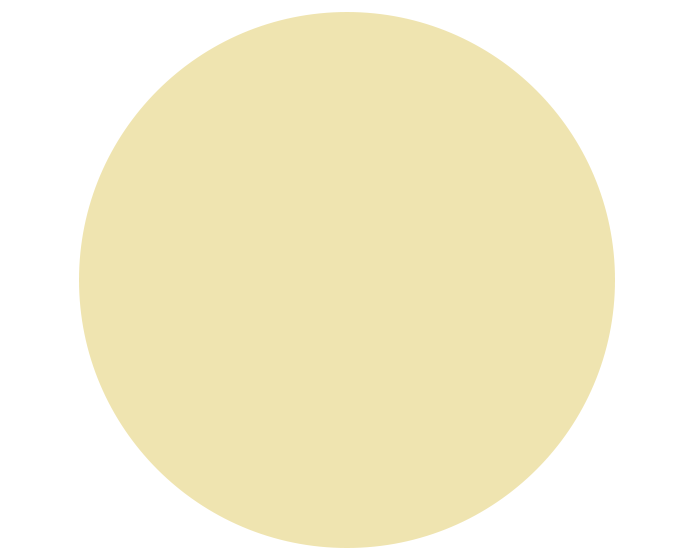
#> input picture 03 Image Processing/img/0309.png, 693 x 559 px
$ python '03.09 Centroid(CenterOfBlob)detection.py'
#> lines starting #> are read from the running program, lines starting #| are printed output that depends on the picture
import cv2

img = cv2.imread("img/0309.png")
#> img is the input picture: shape (559, 693, 3); mean B, G, R 209, 239.3, 245.7
gray = cv2.cvtColor(img, cv2.COLOR_BGR2GRAY)
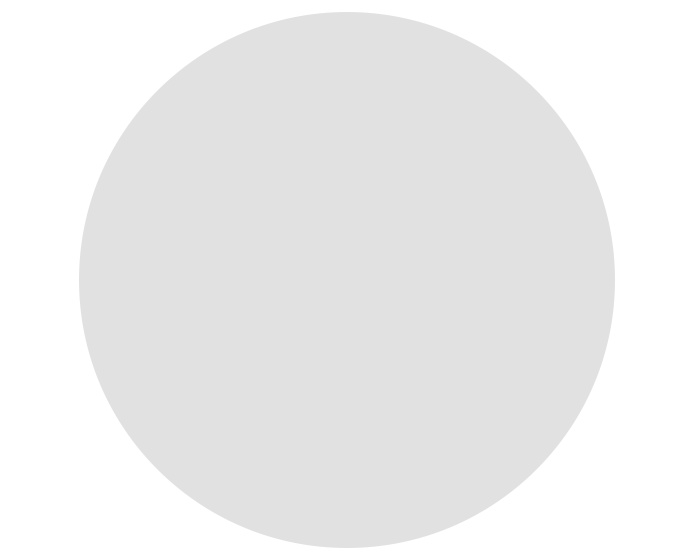
#> gray: shape (559, 693); min 225, max 255, mean 237.5
moment = cv2.moments(gray)
#> moment = moments, m00 92013662, centre m10/m00, m01/m00 = (346, 279)
X = int(moment["m10"] / moment["m00"])
#> X = 345
Y = int(moment["m01"] / moment["m00"])
#> Y = 278

cv2.circle(img, (X, Y), 50, (0, 255, 0), 3)
cv2.circle(img, (X, Y), 150, (255, 0, 0), 3)
cv2.circle(img, (X, Y), 250, (0, 0, 255), 3)
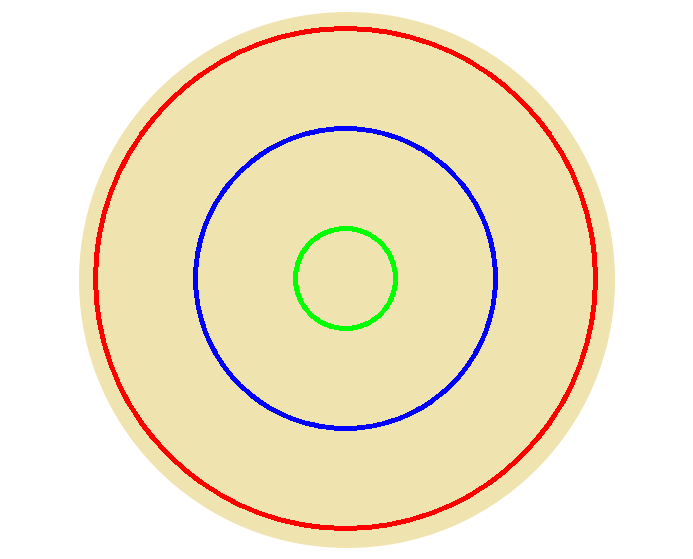
#> img: shape (559, 693, 3); mean B, G, R 205.7, 232.1, 242.2
cv2.imshow('Image_center', img)

cv2.waitKey(0)

$ run again, with 03 Image Processing/img/0306.png copied over 03 Image Processing/img/0309.png
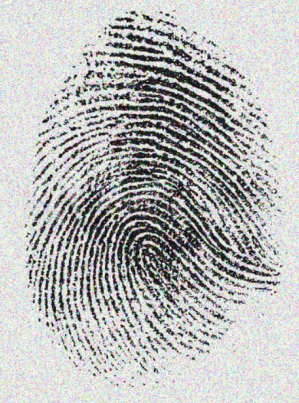
#> input picture 03 Image Processing/img/0306.png, 299 x 403 px
#> img is the input picture: shape (403, 299, 3); mean B, G, R 183.8, 184.6, 183.9
#> `gray = cv2.cvtColor(img, cv2.COLOR_BGR2GRAY)`:
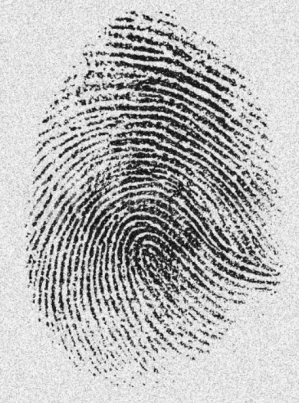
#> gray: shape (403, 299); min 12, max 254, mean 184.3
#> moment = moments, m00 22208372, centre m10/m00, m01/m00 = (148.2, 203.3)
#> X = 148
#> Y = 203
#> `cv2.circle(img, (X, Y), 150, (255, 0, 0), 3)`:
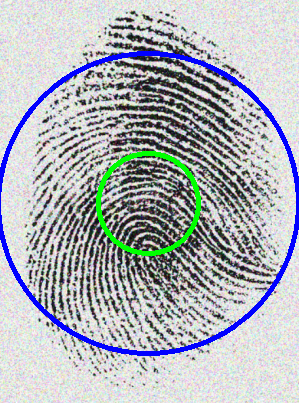
#> img: shape (403, 299, 3); mean B, G, R 184.2, 179.1, 175.1

$ run again, with 03 Image Processing/img/0307.png copied over 03 Image Processing/img/0309.png
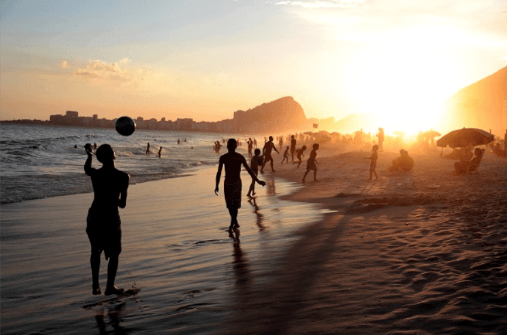
#> input picture 03 Image Processing/img/0307.png, 507 x 335 px
#> img is the input picture: shape (335, 507, 3); mean B, G, R 106.9, 124, 143.5
#> `gray = cv2.cvtColor(img, cv2.COLOR_BGR2GRAY)`:
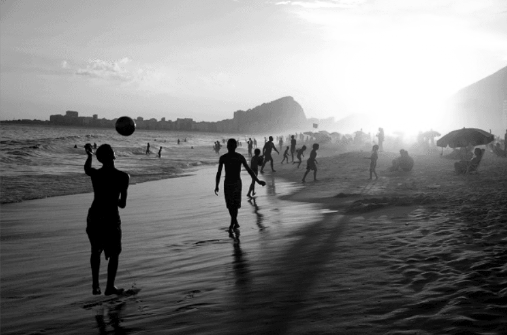
#> gray: shape (335, 507); min 0, max 255, mean 127.8
#> moment = moments, m00 21714300, centre m10/m00, m01/m00 = (263.7, 114.3)
#> X = 263
#> Y = 114
#> `cv2.circle(img, (X, Y), 250, (0, 0, 255), 3)`:
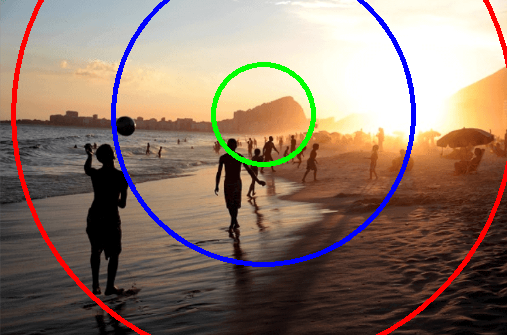
#> img: shape (335, 507, 3); mean B, G, R 106.9, 120.1, 141.3
